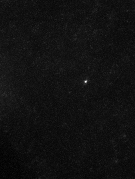
%> input picture cell001.tif, 135 x 179 px; its folder holds only this picture in this run
$ octave ReadTifFindedges_batch_forCy5_autopick.m   (GNU Octave 9; MATLAB toolbox functions it lacks are replaced by stand-ins)
%> lines starting %> are read from the running program, lines starting %| are printed output that depends on the picture; in (x1, y1, x2, y2) boxes, pixels count from 0 and x2, y2 are one past the last pixel; in counts of white or black regions, pixels touching at a corner belong together; the program's own positions count from 1
%> further down, Channel1 is the input picture: size 179x135 uint16; min 883, max 2807, mean 1016.5
### nuclei_counter.m
function [outputImage, number_of_nuclei, afterLoG, binarization] = nuclei_counter(sourceImage, threshold)
% This script accept an input nuclei image taken under microscope,
% then preprocess the image with tophat and bottomhat filter, enhance its
% contrast by multiplying gamma. Convert it to binary image with a histogram
% based threshold, count the number of connected components and detect edges
% of nucleus with LoG filter, then plot edges. Or calculate distance transform
% and detect seed points,use watershed algorithm for segmentation.
%
% flow chart:
% input image ---> tophat/bottomhat filter ---> image enhancement--->binarization by a histogram based threshold
%  ---> calculate seed points ---> segmentation or plot edges of blobs ---> count connected components
%
% refrence:
% * Yousef Al-Kofahi, et al. Improved Automatic Detection and Segmentation of Cell Nuclei in Histopathology Images.
%   IEEE TRANSACTIONS ON BIOMEDICAL ENGINEERING, VOL. 57, NO. 4, APRIL 2010
% * Jos B.T.M, et al, The Watershed Transform: Defnitions, Algorithms and Parallelization Strategies
%   Fundamenta Informaticae 41 (2001) 187{228
%
% Input
%     sourceImage: 8 bits grayscale image;
%     threshold: threshold [0 1] for binarization.
%
% Output:
%     outputImage: source image with overlayed contour
%     number_of_nuclei: number of nucleis in image
%
% If you have any ideas or improvements about this method, welcome to contact me 'zhyh8341@gmail.com'.


% display original image
image = sourceImage;
figure;imshow(image,[min(image(:)) max(image(:))]);
title('input image');

total = numel(image);
%> total = 24165


% apply top hat and bottom hat filter
se = strel('disk',30);
tophat = imtophat(image,se);
bottomhat = imbothat(image,se);
filterImage = image + (tophat - bottomhat);
se = strel('disk',15);
tophat = imtophat(filterImage,se);
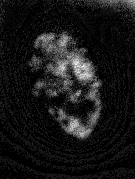
%> tophat: size 179x135 uint8; min 0, max 24, mean 2.2; drawn with min black and max white
bottomhat = imbothat(filterImage,se);
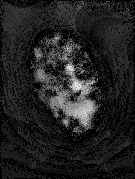
%> bottomhat: size 179x135 uint8; min 0, max 18, mean 2.46; drawn with min black and max white
filterImage = filterImage + (tophat - bottomhat);
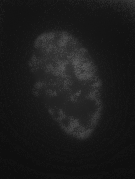
%> filterImage: size 179x135 uint8; min 14, max 91, mean 27

% calculate histogram of filtered image
% estimate more than 78.5% area is background (pi/4 = .785)
[counts,x] = imhist(filterImage);
%> counts = 256 values, max 2382 at index 21, min 0 at index 1, mean 94.39; x = 256 values from 0 to 255
ssum = cumsum(counts);
%> ssum = 256 values from 0 to 24165
bg = .215*total;
%> bg = 5195.5
fg = .99*total;
%> fg = 23923.3
low = find(ssum>bg, 1, 'first');
%> low = 19
high = find(ssum>fg, 1, 'first');
%> high = 71
adjustedImage = imadjust(filterImage, [low/255 high/255],[0 1],1.8);
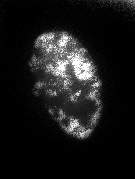
%> adjustedImage: size 179x135 uint8; min 0, max 255, mean 24.3


% image binarization, threshold is choosen based on experience
if(nargin < 2)
    matrix = reshape(adjustedImage,total,1);
    matrix = sort(matrix);
    threshold = graythresh(matrix(total*.5:end))/3; % adjust default threshold
%> threshold = 0.112
end
binarization = im2bw(adjustedImage,threshold);
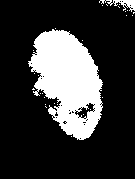
%> binarization: size 179x135 logical; 22.3% white; 28 white regions (26 under 20 px), largest, box (x1, y1, x2, y2) and area: (28, 29, 103, 140) 5191, (99, 0, 135, 12) 169


% open image and then detect edge using laplacian of gaussian
se2 = strel('disk',5);
afterOpening = imopen(binarization,se2);
%> afterOpening: size 179x135 logical; 19.8% white; 2 white regions, box (x1, y1, x2, y2) and area: (31, 31, 102, 139) 4730, (125, 0, 135, 7) 54
nsize = 5; sigma = 3;
h = fspecial('log',nsize,sigma);
afterLoG = uint8(imfilter(double(afterOpening)*255,h,'same').*(sigma^2));
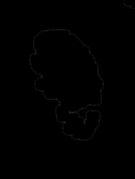
%> afterLoG: size 179x135 uint8; min 0, max 42, mean 0.4


se2 = strel('disk',5);
afterOpening = imopen(binarization,se2);
number_of_nuclei = bwconncomp(afterOpening);
%> number_of_nuclei = 2 connected components


% % you can either use watershed method to do segmentation
% D = -bwdist(~afterOpening);
% D(~afterOpening) = -Inf;
% L = watershed(D);


outputImage = sourceImage + afterLoG*5;
figure;imshow(outputImage, [min(sourceImage(:)) max(sourceImage(:))]);
%> after `imshow(outputImage, [min(sourceImage(:)) max(sourceImage(:))])`:
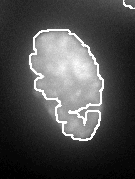
%> displayed picture: size 179x135, on the screen's scale of 0 to 255; min 0, max 255, mean 76.2
title('output image');


### ReadTifFindedges_batch_forCy5_autopick.m
clear all
close all
mkdir('AfterAnalysis')
filelist=dir('*.tif');
edgethreshold=1; % default
for i=1:size(filelist,1)
filename=filelist(i).name(1:end-4);
TIFfilename=strcat(filename,'.tif');
outputDlist=strcat(filename,'_Dlist.txt');
outputThreshold=strcat(filename,'_InputThreshold.csv');
outputEdgeDlist=strcat(filename,'_EdgeDlist.dat');
outputNucleusEdge=strcat(filename,'_NucleusEdge.png');
outputBinarization=strcat(filename,'_Binarization.png');
outputFISHspots=strcat(filename,'_FISHspots.png');
%% load image
Channel1(:,:) = imread(TIFfilename,1); % channel1: Cy5
Channel2(:,:) = imread(TIFfilename,2); % channel2: Cy3
Channel3(:,:) = imread(TIFfilename,3); % channel3: Hoechst
unit8channel3=uint8(double(Channel3)/max(double(Channel3(:)))*50);
%%find edges
loop=0;
[outputImage, number_of_nuclei, afterLog,binarization0] = nuclei_counter(unit8channel3);
%> number_of_nuclei = 2 connected components
prompt = strcat('Is the edge finding good (if yes type enter, if no input new threshold (start with 1, higher number corresponds higher threshold))?');
Good_edgethreshold = input(prompt,'s');
%> the answer given: y
if isempty(Good_edgethreshold)
    loop=1;
else
    edgethreshold = str2double(Good_edgethreshold);
end
while loop==0
[outputImage, number_of_nuclei, afterLog,binarization0] = nuclei_counter(unit8channel3,edgethreshold/10);
prompt = strcat('Is the edgethreshold=', num2str(edgethreshold), ' good(if yes type enter, if no input new threshold)?');
%> (the run ends here)

$ run again, on cell002.tif
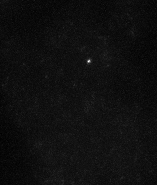
%> input picture cell002.tif, 157 x 185 px
%> Channel1 is the input picture: size 185x157 uint16; min 890, max 2913, mean 1013.2
%> counts = 256 values, max 4458 at index 15, min 0 at index 1, mean 113.5; x = 256 values from 0 to 255
%> ssum = 256 values from 0 to 29045
%> low = 13
%> high = 70
%> threshold = 0.107
%> in nuclei_counter, `binarization = im2bw(adjustedImage,threshold);`:
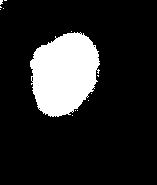
%> binarization: size 185x157 logical; 15.3% white; 13 white regions (12 under 20 px), largest, box (x1, y1, x2, y2) and area: (30, 32, 100, 117) 4420
%> afterOpening: size 185x157 logical; 14.9% white; 1 white region, box (x1, y1, x2, y2) and area: (30, 33, 99, 116) 4332
%> in nuclei_counter, `number_of_nuclei = bwconncomp(afterOpening);`: number_of_nuclei = 1 connected component
%> in nuclei_counter, `imshow(outputImage, [min(sourceImage(:)) max(sourceImage(:))])`:
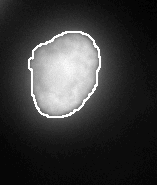
%> displayed picture: size 185x157, on the screen's scale of 0 to 255; min 0, max 255, mean 55.9

$ run again, on cell003.tif
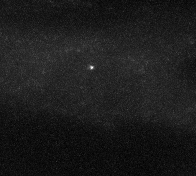
%> input picture cell003.tif, 196 x 176 px
%> Channel1 is the input picture: size 176x196 uint16; min 857, max 1988, mean 983.3
%> counts = 256 values, max 5311 at index 15, min 0 at index 1, mean 134.8; x = 256 values from 0 to 255
%> ssum = 256 values from 0 to 34496
%> low = 16
%> high = 68
%> threshold = 0.105
%> in nuclei_counter, `binarization = im2bw(adjustedImage,threshold);`:
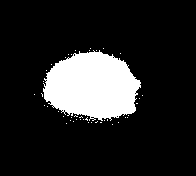
%> binarization: size 176x196 logical; 14.8% white; 43 white regions (42 under 20 px), largest, box (x1, y1, x2, y2) and area: (43, 50, 141, 121) 5030
%> afterOpening: size 176x196 logical; 14.2% white; 1 white region, box (x1, y1, x2, y2) and area: (44, 52, 140, 118) 4888
%> in nuclei_counter, `number_of_nuclei = bwconncomp(afterOpening);`: number_of_nuclei = 1 connected component
%> in nuclei_counter, `imshow(outputImage, [min(sourceImage(:)) max(sourceImage(:))])`:
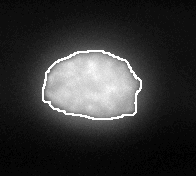
%> displayed picture: size 176x196, on the screen's scale of 0 to 255; min 0, max 255, mean 51.8
